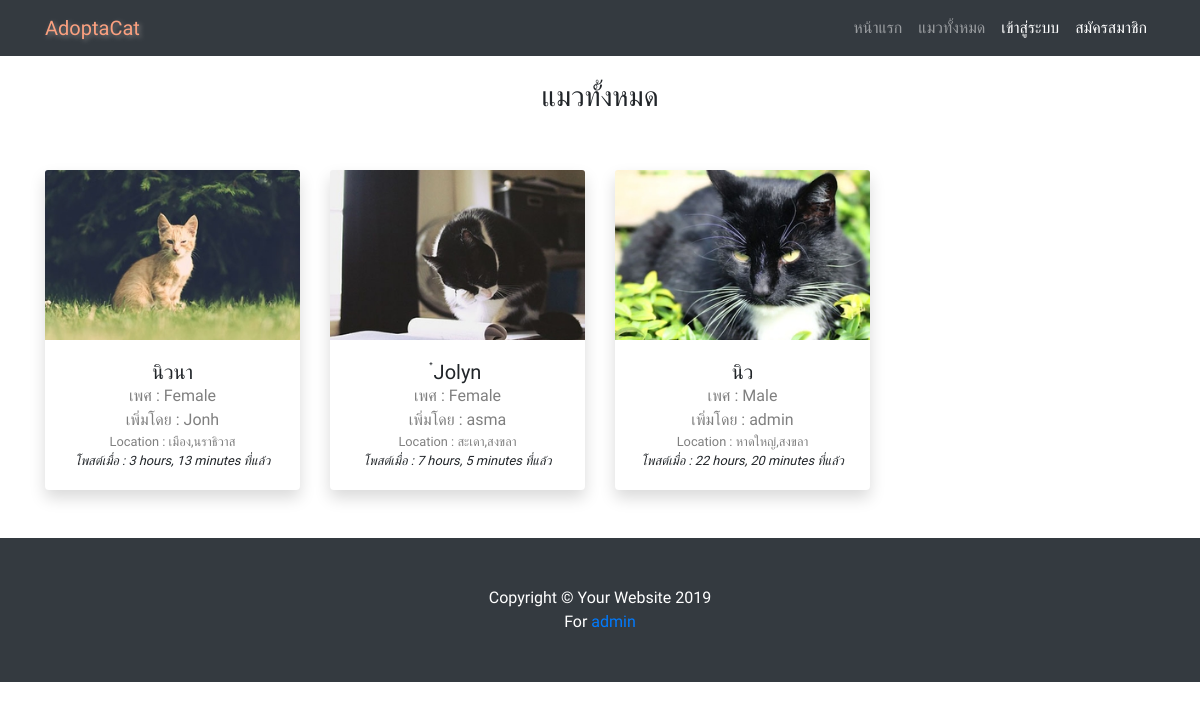
/catlist/, run on the app's committed database.
### adoption/models.py (models this page shows, shortened)
class Cat(models.Model):
    GENDER = (
        ('Male', 'ผู้'),
        ('Female', 'เมีย'),
    )
    name = models.CharField(max_length=30,null=True)
    age = models.PositiveIntegerField()
    gender = models.CharField(max_length=10,choices=GENDER)
    breed = models.ForeignKey(Breed,null=True,on_delete=models.SET_NULL)
    color = models.ManyToManyField(Color)
    vaccines = models.ManyToManyField(Vaccine, blank=True)
    nature = models.TextField(max_length=200)
    location = models.CharField(max_length=100)
    entrydate = models.DateTimeField(auto_now_add=True)
    poster = models.ForeignKey(User ,on_delete=models.CASCADE)
    image = ProcessedImageField(default='default.jpg', upload_to='cat_pics',processors=[ResizeToFill(300,200)],format='JPEG',options={'quality': 120})
    status = models.BooleanField(default=False)

### adoption/views.py (the view)
# urls.py: path('catlist/', views.catlist,name="catlist"),
def catlist(request):
    allcat = Cat.objects.all().order_by('-entrydate')
    context = {
        'allcat': allcat,
    }
    return render(request, 'adoption/catlist.html',context)

### adoption/templates/adoption/catlist.html (shortened to what this page needs)
{% extends 'base.html' %}
{% load static %}
{% block content %}
<br>
<div class="container">
  <h3 style="text-align: center;">แมวทั้งหมด</h3>
<br></br>
    <div class="row">
      {% for obj in allcat %}
      <div class="col-xl-3 col-md-6 mb-4">
        <div class="card border-0 shadow">
          <a href="{% url 'catinfo' obj.id %}"><img src="{{ obj.image.url }}" class="card-img-top" alt="cat_pic"></a>
          <div class="card-body text-center">
            <h5 class="card-title mb-0">{{ obj.name }}</h5>
            <div class="card-text text-black-50">เพศ : {{ obj.gender }} </div>
            <div class="card-text text-black-50">เพิ่มโดย : {{ obj.poster }} </div>
            <small><div class="card-text text-black-50">Location : {{ obj.location }} </div>
            <div class="date"><i class="icon-clock"> โพสต์เมื่อ : {{ obj.entrydate|timesince }} ที่แล้ว</i></div></small>
          </div>
        </div>
      </div>
      {% endfor %}
    </div>
  </div>
  <br>
  {% endblock %}

### adoption/templates/base.html (shortened to what this page needs)
{% load static %}
<!DOCTYPE html>
<html lang="en">
<head>
    <link href="{% static 'vendor/bootstrap/css/bootstrap.min.css' %}" rel="stylesheet">
    <link rel="stylesheet" href="https://use.fontawesome.com/releases/v5.8.1/css/all.css">
    <link href="{% static 'css/business-frontpage.css' %}" rel="stylesheet">
</head>
<body>
    <nav class="navbar navbar-expand-lg navbar-dark bg-dark fixed-top">
    <div class="container">
      <a  style="color: rgb(251, 160, 127); text-shadow: 2px 2px 5px grey;" class="navbar-brand" href="{% url 'home' %}">AdoptaCat</a>
      <div class="collapse navbar-collapse" id="navbarResponsive">
        <ul class="navbar-nav ml-auto">
          <li class="nav-item ">
            <a class="nav-link" href="{% url 'home' %}">หน้าแรก
            </a>
          </li>
          <li class="nav-item">
            <a class="nav-link" href="{% url 'catlist' %}">แมวทั้งหมด</a>
          </li>
          {% if user.is_authenticated %}
              <li class="nav-item dropdown">
                <a class="nav-link dropdown-toggle" style="color: white;" href="#" id="navbarDropdown" role="button" data-toggle="dropdown" aria-haspopup="true" aria-expanded="false">
                  {{ user.username|capfirst }}
                </a>
                <div class="dropdown-menu" aria-labelledby="navbarDropdown">
                  <a class="dropdown-item" href="{% url 'addcat' %}">เพิ่มแมว</a>
                  <a class="dropdown-item" href="{% url 'mycatlist' %}">ดูแมวของฉัน</a>
                  <a class="dropdown-item" href="{% url 'myrequest_list' %}">ดูคำขอของฉัน</a>
                  <div class="dropdown-divider"></div>
                    <a class="dropdown-item" href="{% url 'profile' %}">ดูโปรไฟล์</a>
                    <a class="dropdown-item" href="{% url 'password_change' %}">เปลี่ยนรหัสผ่าน</a>
                    <a class="dropdown-item" href="{% url 'logout' %}">ออกจากระบบ</a>
                  </div>
              </li>
              {% else %}
                <ul class="navbar-nav">
                  <li class="nav-item">
                    <a class="nav-link" style="color: white;" href="{% url 'login' %}">เข้าสู่ระบบ</a>
                  </li>
                  <li class="nav-item">
                    <a class="nav-link"  style="color: white;" href="{% url 'signup' %}">สมัครสมาชิก</a>
                  </li>
                </ul>
              {% endif %}
        </ul>
      </div>
    </div>
    </nav>
        {% block content %}
        {% endblock %}
    <footer class="py-5 bg-dark">
        <div class="container">
        <p class="m-0 text-center text-white">Copyright &copy; Your Website 2019</p>
        <p class="m-0 text-center text-white">For <a href="{% url 'admin:index' %}">admin</a></p>
        </div>
    </footer>
</body>
</html>

### staticfiles/css/business-frontpage.css (style rules this page uses)
body { padding-top: 56px; }

### adoption/templates/base.html (style rules this page uses)
body { font-family: 'Prompt', sans-serif; }

### data on the page
Cat: image (picture), name "นิวนา", gender "Female", poster "Jonh", location "เมือง,นราธิวาส", entrydate "3 hours, 13 minutes"
Cat: image (picture), name "๋Jolyn", gender "Female", poster "asma", location "สะเดา,สงขลา", entrydate "7 hours, 5 minutes"
Cat: image (picture), name "นิว", gender "Male", poster "admin", location "หาดใหญ่,สงขลา", entrydate "22 hours, 20 minutes"
